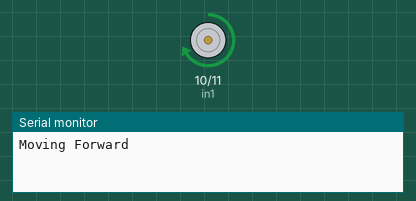
Recording of a sketch running on a simulated Arduino Uno, built with avr-gcc and run on an emulated ATmega328P. Shown: motor-driver pin pairs drawn as motors (green arrow = first pin HIGH = forward, orange = second pin HIGH = backward, longer = more drive, scaled by the enable pin), the last lines printed to the serial monitor.

Above: at 1.5 s.
At 3.5 s:
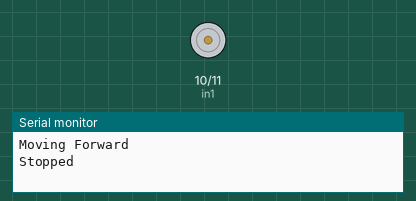
Timing chart, 0 to 5.2 s (numbered marks = the images above):
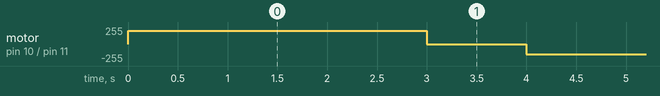

The sketch:

motorControl.ino
```cpp
int enA = 9; // Enable pin for Motor A (PWM for speed control)
int in1 = 10; // Input 1 for Motor A (direction control)
int in2 = 11; // Input 2 for Motor A (direction control)

void setup() {
  // Set the motor control pins as outputs
  pinMode(enA, OUTPUT);
  pinMode(in1, OUTPUT);
  pinMode(in2, OUTPUT);

  // Initialize Serial communication for debugging (optional)
  Serial.begin(9600);
}

void loop() {
  // Move forward at a specific speed
  digitalWrite(in1, HIGH); // Set direction
  digitalWrite(in2, LOW);
  analogWrite(enA, 200); // Set speed (0-255)
  Serial.println("Moving Forward");
  delay(3000); // Run for 3 seconds

  // Stop the motor
  digitalWrite(in1, LOW);
  digitalWrite(in2, LOW);
  analogWrite(enA, 0); // Set speed to 0
  Serial.println("Stopped");
  delay(1000); // Pause for 1 second

  // Move backward at a specific speed
  digitalWrite(in1, LOW); // Set direction
  digitalWrite(in2, HIGH);
  analogWrite(enA, 150); // Set speed (0-255)
  Serial.println("Moving Backward");
  delay(3000); // Run for 3 seconds

  // Stop the motor
  digitalWrite(in1, LOW);
  digitalWrite(in2, LOW);
  analogWrite(enA, 0);
  Serial.println("Stopped");
  delay(1000);
}
```

Measured:
- by itself, motor on pin 10 (in1) / pin 11 (in2): stopped → forward 200/255 at 0.00 s, → stopped 3.0 s later, → backward 150/255 1.0 s later, → stopped 3.0 s later, … (65 changes in this stretch)
